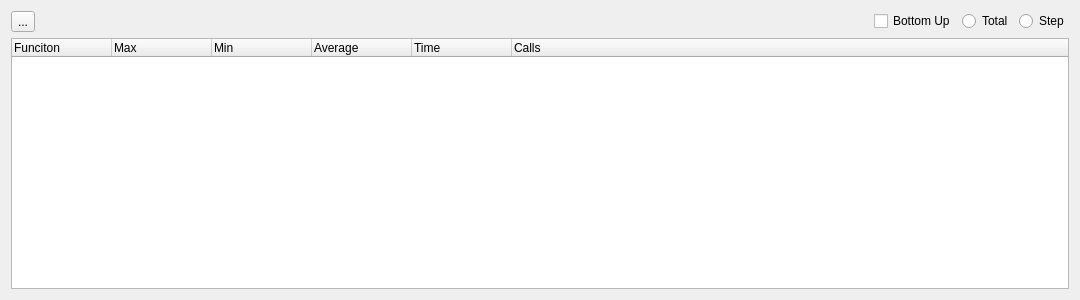
<?xml version="1.0" encoding="UTF-8"?>
<ui version="4.0">
 <class>Profiler</class>
 <widget class="QWidget" name="Profiler">
  <property name="geometry">
   <rect>
    <x>0</x>
    <y>0</y>
    <width>1080</width>
    <height>300</height>
   </rect>
  </property>
  <property name="windowTitle">
   <string>Form</string>
  </property>
  <layout class="QGridLayout" name="gridLayout">
   <item row="1" column="0">
    <widget class="QTreeWidget" name="profilerTree">
     <column>
      <property name="text">
       <string>Funciton</string>
      </property>
     </column>
     <column>
      <property name="text">
       <string>Max</string>
      </property>
     </column>
     <column>
      <property name="text">
       <string>Min</string>
      </property>
     </column>
     <column>
      <property name="text">
       <string>Average</string>
      </property>
     </column>
     <column>
      <property name="text">
       <string>Time</string>
      </property>
     </column>
     <column>
      <property name="text">
       <string>Calls</string>
      </property>
     </column>
    </widget>
   </item>
   <item row="0" column="0">
    <layout class="QHBoxLayout" name="horizontalLayout">
     <item>
      <widget class="QToolButton" name="startProfilerButton">
       <property name="text">
        <string>...</string>
       </property>
       <property name="icon">
        <iconset resource="resources.qrc">
         <normaloff>:/toolbar/icons/run.png</normaloff>:/toolbar/icons/run.png</iconset>
       </property>
      </widget>
     </item>
     <item>
      <spacer name="horizontalSpacer">
       <property name="orientation">
        <enum>Qt::Horizontal</enum>
       </property>
       <property name="sizeHint" stdset="0">
        <size>
         <width>40</width>
         <height>20</height>
        </size>
       </property>
      </spacer>
     </item>
     <item>
      <widget class="QCheckBox" name="bottomUpToggle">
       <property name="text">
        <string>Bottom Up</string>
       </property>
      </widget>
     </item>
     <item>
      <widget class="QRadioButton" name="totalRadioButton">
       <property name="text">
        <string>Total</string>
       </property>
      </widget>
     </item>
     <item>
      <widget class="QRadioButton" name="stepRadioButton">
       <property name="text">
        <string>Step</string>
       </property>
      </widget>
     </item>
    </layout>
   </item>
  </layout>
 </widget>
 <resources>
  <include location="resources.qrc"/>
 </resources>
 <connections/>
</ui>
